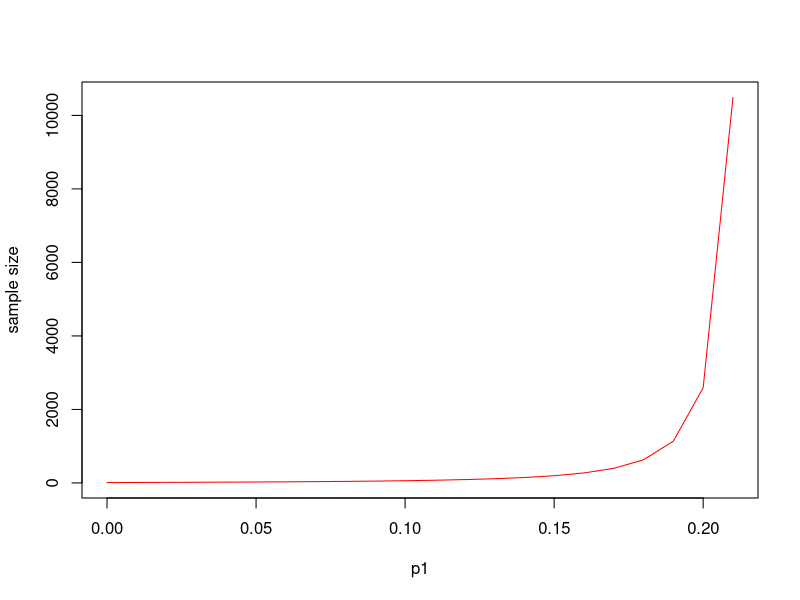

Recreate this plot in R. (Note: this script raises an error after producing the figure.)
#alpha, power, null proportion
alpha=0.05
power=0.8
p0=0.22

#critical values for alpha & power
cv_alpha<-qnorm(1-alpha)
cv_power<-qnorm(power)

#one-sample size
p1_L<-seq(from=0,to=0.21,by=0.01)
size_L<-seq(from=0,to=21,by=1)
for (i in 1:22){
  size_L[i]=((cv_alpha*sqrt(p0*(1-p0))+cv_power*sqrt(p1_L[i]*(1-p1_L[i])))/(p1_L[i]-p0))^2
}
tab1<-cbind(p1_L,size_L)
plot(p1_L,size_L,type='l',ylab='sample size',xlab='p1',col='red')
write.csv(tab1, file = "F:/tab1.csv")
p1_U<-seq(from=0.23,to=1,by=0.01)
size_U<-seq(from=23,to=100,by=78)
for (i in 1:78){
  size_U[i]=((cv_alpha*sqrt(p0*(1-p0))+cv_power*sqrt(p1_U[i]*(1-p1_U[i])))/(p1_U[i]-p0))^2
}
tab2<-cbind(p1_U,size_U)
plot(p1_U,size_U,type='l',ylab='sample size',xlab='p1',col='red')
write.csv(tab2, file = "F:/tab2.csv")

#two-sample sample size
delta<-seq(from=0.01,to=1,by=0.01)
size<-seq(from=1,to=100,by=1)
for (i in 1:100){
  size[i]=((cv_alpha+cv_power)^2)/(2*delta[i]^2)
}
tab3<-cbind(delta,size)
plot(delta,size,type='l',ylab='sample size',xlab='delta',col='red')
write.csv(tab3, file = "F:/tab3.csv")

